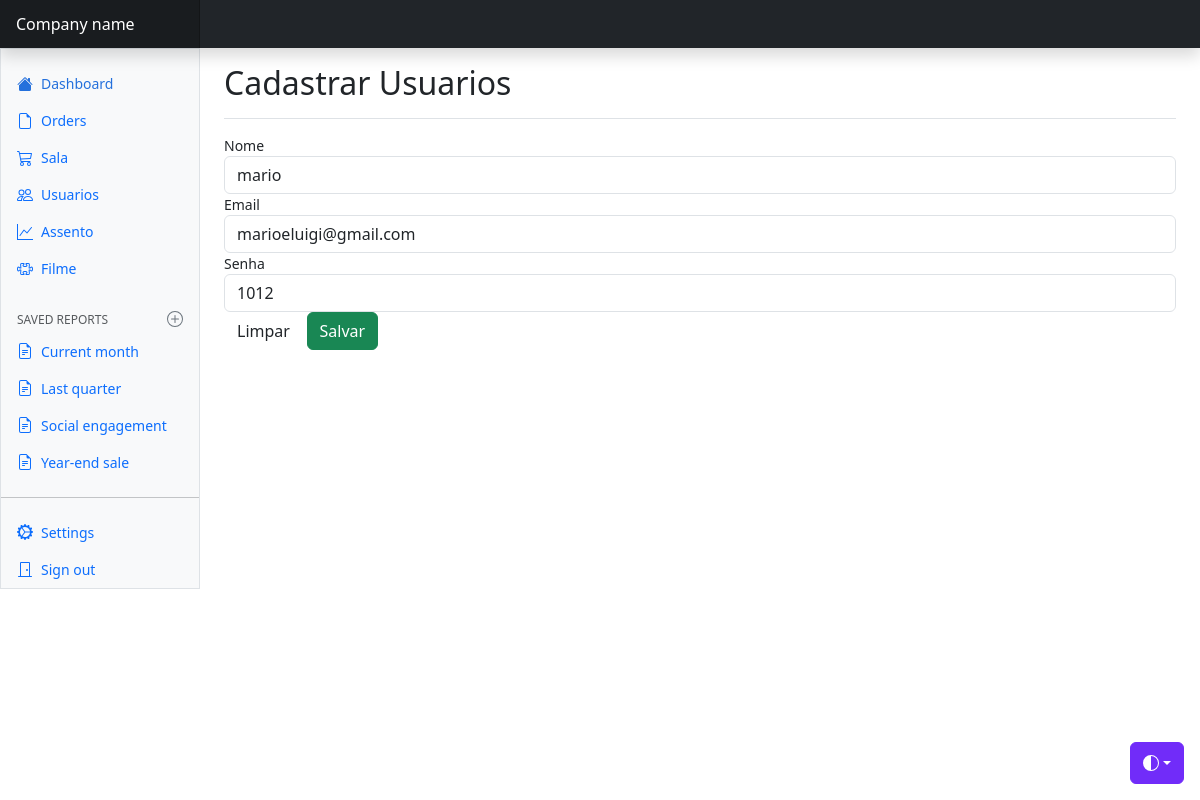
Page /views/usuario/edit.php?id=3 on the committed database.
### tables this page shows
CREATE TABLE `usuario` (
  `id_usuario` int NOT NULL AUTO_INCREMENT,
  `nome` varchar(45) DEFAULT NULL,
  `email` varchar(45) DEFAULT NULL,
  `senha` varchar(45) DEFAULT NULL,
  PRIMARY KEY (`id_usuario`)
);

### config/BD.php (called while the page is built)
<?php
    class BD {
        public static function getConexao() {
            $conn = new PDO(
                "mysql:host=localhost;dbname=cinecat",
                "root",
                "root"
            );
            return $conn;
        }
    }

### model/dao/UsuarioDAO.php (called while the page is built, shortened)
<?php
    class UsuarioDAO {
     public function find($id) {
            try {
                $query = BD::getConexao()->prepare("SELECT * FROM usuario WHERE id_usuario = :i");
                $query->bindValue(':i', $id, PDO::PARAM_INT);
                if(!$query->execute()) {
                    print_r($query->errorInfo());
                }
                if($linha = $query->fetch(PDO::FETCH_ASSOC)) {
                    $usuario = new Usuario();
                    $usuario->setId($linha['id_usuario']);
                    $usuario->setNome($linha['nome']);
                    $usuario->setEmail($linha['email']);
                    $usuario->setSenha($linha['senha']);
                }
                return $usuario;
            }
            catch(PDOException $e) {
                echo "Erro #3: " . $e->getMessage();
            }
        }
    }

### model/bean/Usuario.php (called while the page is built, shortened)
<?php
    class Usuario{
        private $nome;
        private $email;
        private $senha;
        public function getNome(){
            return $this->nome;
        }
        public function setNome($nome){
            $this->nome = $nome;
        }
        public function getEmail(){
            return $this->email;
        }
        public function setEmail($email){
            $this->email = $email;
        }
        public function getSenha(){
            return $this->senha;
        }
        public function setSenha($senha){
            $this->senha = $senha;
        }
    }

### views/usuario/edit.php (the view, shortened to what this page needs)
<?php
    $dao = new UsuarioDAO();
    $usuario = $dao->find($_GET['id']);
?>
<!doctype html>
<html lang="en" data-bs-theme="auto">
  <head>
    <link href="../../css/bootstrap.min.css" rel="stylesheet" />
    <link href="../../css/dashboard.css" rel="stylesheet" />
  </head>
  <body>
    <div
      class="dropdown position-fixed bottom-0 end-0 mb-3 me-3 bd-mode-toggle"
    >
      <button
        class="btn btn-bd-primary py-2 dropdown-toggle d-flex align-items-center"
        id="bd-theme"
        type="button"
        aria-expanded="false"
        data-bs-toggle="dropdown"
        aria-label="Toggle theme (auto)"
      >
        <svg class="bi my-1 theme-icon-active" aria-hidden="true">
          <use href="#circle-half"></use>
        </svg>
      </button>
    </div>
    <header
      class="navbar sticky-top bg-dark flex-md-nowrap p-0 shadow"
      data-bs-theme="dark"
    >
      <a
        class="navbar-brand col-md-3 col-lg-2 me-0 px-3 fs-6 text-white"
        href="#"
        >Company name</a
      >
    </header>
    <div class="container-fluid">
      <div class="row">
        <div
          class="sidebar border border-right col-md-3 col-lg-2 p-0 bg-body-tertiary"
        >
          <div
            class="offcanvas-md offcanvas-end bg-body-tertiary"
            tabindex="-1"
            id="sidebarMenu"
            aria-labelledby="sidebarMenuLabel"
          >
            <?php include "../menu/navbar.php" ?>
          </div>
        </div>
        <main class="col-md-9 ms-sm-auto col-lg-10 px-md-4">
          <div
            class="d-flex justify-content-between flex-wrap flex-md-nowrap align-items-center pt-3 pb-2 mb-3 border-bottom"
          >
            <h1 class="h2">Cadastrar Usuarios</h1>
            </div>
          <div class="table-responsive small">
            <form action="update.php" method="post">
                <div class="form-group">
                    <label for="nome">Nome</label>
                    <input type="text" name="nome" value="<?= $usuario->getNome() ?>" class="form-control">
                </div>
                 <div class="form-group">
                    <label for="nome">Email</label>
                    <input type="text" name="email" value="<?= $usuario->getEmail() ?>" class="form-control">
                </div>
                 <div class="form-group">
                    <label for="nome">Senha</label>
                    <input type="text" name="senha" value="<?= $usuario->getSenha() ?>" class="form-control">
                </div>
                <div class= "form-group">
                    <input type="reset" value="Limpar" class="btn">
                    <input type="submit" value="Salvar" class="btn btn-success">
        </div>
        </form>
        </div>
        </main>
      </div>
    </div>
  </body>
</html>

### css/dashboard.css (style rules this page uses)
.bi { display: inline-block; width: 1rem; height: 1rem; }
.navbar-brand { padding-top: .75rem; padding-bottom: .75rem; background-color: rgba(0, 0, 0, .25); box-shadow: inset -1px 0 0 rgba(0, 0, 0, .25); }

### views/usuario/edit.php (style rules this page uses)
.bi { vertical-align: -0.125em; fill: currentColor; }
.btn-bd-primary { --bd-violet-bg: #712cf9; --bd-violet-rgb: 112.520718, 44.062154, 249.437846; --bs-btn-font-weight: 600; --bs-btn-color: var(--bs-white); --bs-btn-bg: var(--bd-violet-bg); --bs-btn-border-color: var(--bd-violet-bg); --bs-btn-hover-color: var(--bs-white); --bs-btn-hover-bg: #6528e0; --bs-btn-hover-border-color: #6528e0; --bs-btn-focus-shadow-rgb: var(--bd-violet-rgb); --bs-btn-active-color: var(--bs-btn-hover-color); --bs-btn-active-bg: #5a23c8; --bs-btn-active-border-color: #5a23c8; }
.bd-mode-toggle { z-index: 1500; }
.bd-mode-toggle .bi { width: 1em; height: 1em; }

### rows in the picture
usuario: nome "mario", email "marioeluigi@gmail.com", senha "1012"
